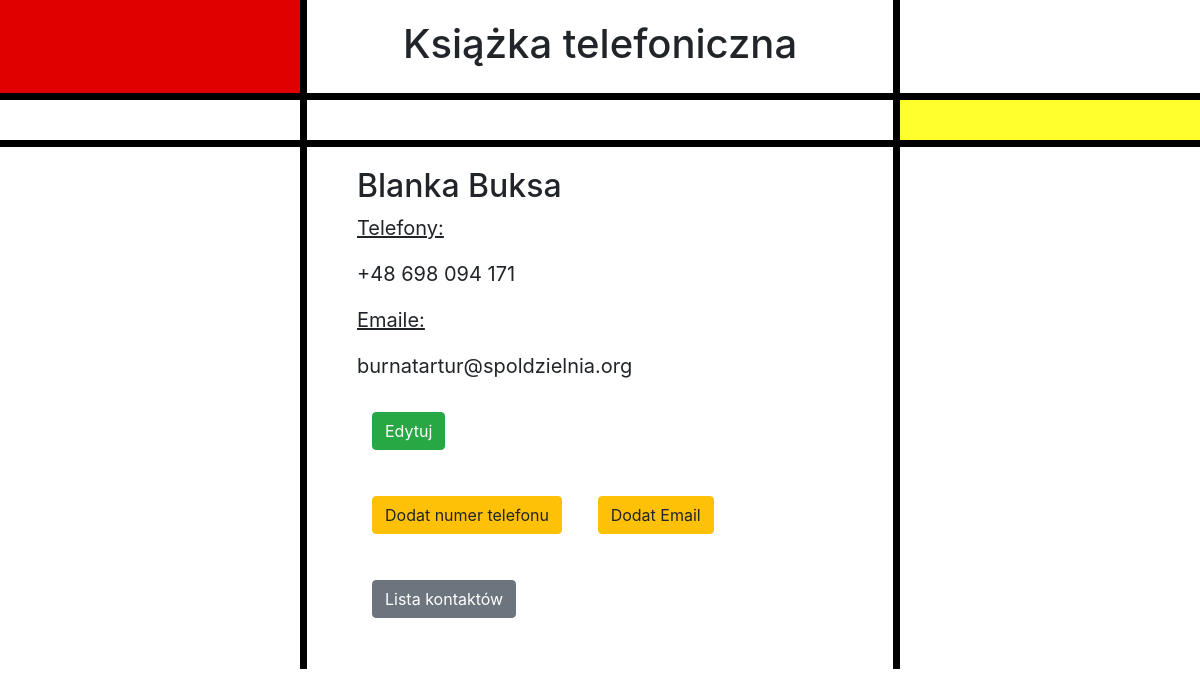
Screenshot of /phone_book_app/14/ with the database file from the repository.
### phone_book_app/models.py (models this page shows, shortened)
class Osoba(models.Model):
    imie = models.CharField(max_length=50)
    nazwisko = models.CharField(max_length=50)

class Telefon(models.Model):
    osoba = models.ForeignKey(Osoba, on_delete=models.CASCADE, editable=False, null=True, related_name='telefony')
    telefon = models.CharField(max_length=50)

class Email(models.Model):
    osoba = models.ForeignKey(Osoba, on_delete=models.CASCADE, editable=False, null=True, related_name='maile')
    email = models.EmailField()

### phone_book_app/views.py (the view)
# urls.py: path('<int:pk>/', views.OsobaDetailView.as_view(), name='detail'),
class OsobaDetailView(DetailView):
    context_object_name = 'people_detail'
    model = models.Osoba
    template_name = 'phone_book_app/contact_detail.html'

### phone_book_app/templates/phone_book_app/contact_detail.html (shortened to what this page needs)
{% extends "phone_book_app/base.html" %}
{% block body_block %}
<div class="container">
<h2>{{people_detail.imie}} {{people_detail.nazwisko}}</h2>
<p><u>Telefony:</u></p>
{% if people_detail.telefony.all %}
  {% for person in people_detail.telefony.all %}
    <p>{{person.telefon}}</p>
  {% endfor %}
  {% else %}
  <p>brak</p>
  {% endif %}
  <p><u>Emaile:</u></p>
      {% if people_detail.maile.all %}
    {% for person in people_detail.maile.all %}
      <p>{{person.email}}</p>
    {% endfor %}
    {% else %}
    <p>brak</p>
    {% endif %}
<p><a class='btn btn-success' href="{% url 'update' people_detail.id %}">Edytuj</a></p>
<p><a class='btn btn-warning' href="{% url 'createtel' people_detail.id %}">Dodat numer telefonu</a>
   <a class='btn btn-warning' href="{% url 'createmail' people_detail.id %}">Dodat Email</a>
</p>
<p><a class='btn btn-secondary' href="{% url 'list' %}">Lista kontaktów</a></p>
</div>
{% endblock %}

### phone_book_app/static/css/styles.css (style rules this page uses)
.btn { text-align: left; margin: 15px; }

### rows the page displays
Osoba: imie "Blanka", nazwisko "Buksa"
Telefon: telefon "+48 698 094 171"
Email: email "burnatartur@spoldzielnia.org"
